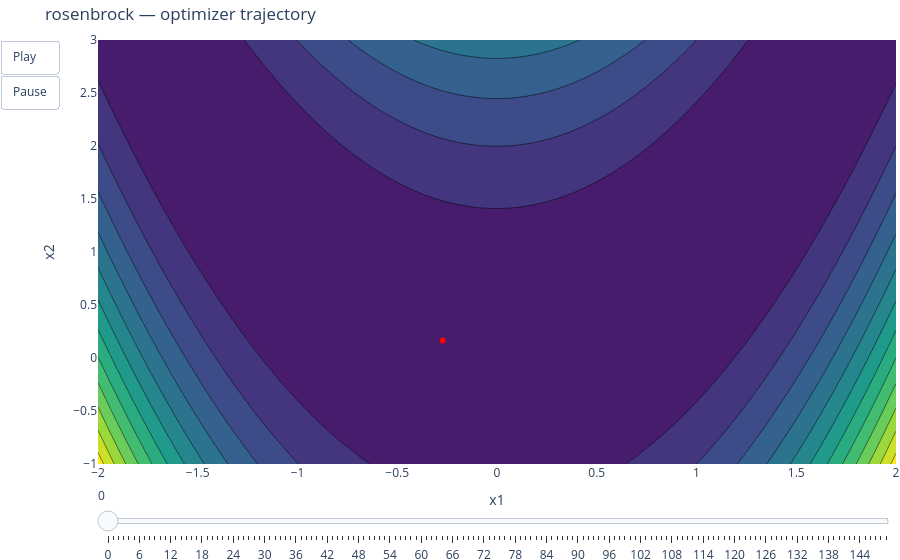

Here is the notebook cell this chart was saved with:
### Code cell
plot_contour_with_trajectory(L.rosenbrock, result).show()

### Figure 1 — Plotly figure (JSON) as saved in the notebook; plotly's stock layout.template omitted (floating-point values rounded to 4 significant figures; data arrays with more than 128 entries replaced by an {"elided": "..."} marker saying what was removed)
{"data": [{"colorscale": [[0.0, "#440154"], [0.1111, "#482878"], [0.2222, "#3e4989"], [0.3333, "#31688e"], [0.4444, "#26828e"], [0.5556, "#1f9e89"], [0.6667, "#35b779"], [0.7778, "#6ece58"], [0.8889, "#b5de2b"], [1.0, "#fde725"]], "showscale": false, "type": "contour", "x": {"elided": "200 float values"}, "y": {"elided": "200 float values"}, "z": {"elided": "200x200 float values"}}, {"line": {"color": "red"}, "marker": {"color": "red", "size": 6}, "mode": "lines+markers", "type": "scatter", "x": [-0.2722], "y": [0.1649]}], "layout": {"margin": {"b": 0, "l": 0, "r": 0, "t": 40}, "sliders": [{"steps": [{"args": [["0"], {"frame": {"duration": 0, "redraw": true}, "mode": "immediate"}], "label": "0", "method": "animate"}, {"args": [["1"], {"frame": {"duration": 0, "redraw": true}, "mode": "immediate"}], "label": "1", "method": "animate"}, {"args": [["2"], {"frame": {"duration": 0, "redraw": true}, "mode": "immediate"}], "label": "2", "method": "animate"}, {"args": [["3"], {"frame": {"duration": 0, "redraw": true}, "mode": "immediate"}], "label": "3", "method": "animate"}, {"args": [["4"], {"frame": {"duration": 0, "redraw": true}, "mode": "immediate"}], "label": "4", "method": "animate"}, {"args": [["5"], {"frame": {"duration": 0, "redraw": true}, "mode": "immediate"}], "label": "5", "method": "animate"}, {"args": [["6"], {"frame": {"duration": 0, "redraw": true}, "mode": "immediate"}], "label": "6", "method": "animate"}, {"args": [["7"], {"frame": {"duration": 0, "redraw": true}, "mode": "immediate"}], "label": "7", "method": "animate"}, {"args": [["8"], {"frame": {"duration": 0, "redraw": true}, "mode": "immediate"}], "label": "8", "method": "animate"}, {"args": [["9"], {"frame": {"duration": 0, "redraw": true}, "mode": "immediate"}], "label": "9", "method": "animate"}, {"args": [["10"], {"frame": {"duration": 0, "redraw": true}, "mode": "immediate"}], "label": "10", "method": "animate"}, {"args": [["11"], {"frame": {"duration": 0, "redraw": true}, "mode": "immediate"}], "label": "11", "method": "animate"}, {"args": [["12"], {"frame": {"duration": 0, "redraw": true}, "mode": "immediate"}], "label": "12", "method": "animate"}, {"args": [["13"], {"frame": {"duration": 0, "redraw": true}, "mode": "immediate"}], "label": "13", "method": "animate"}, {"args": [["14"], {"frame": {"duration": 0, "redraw": true}, "mode": "immediate"}], "label": "14", "method": "animate"}, {"args": [["15"], {"frame": {"duration": 0, "redraw": true}, "mode": "immediate"}], "label": "15", "method": "animate"}, {"args": [["16"], {"frame": {"duration": 0, "redraw": true}, "mode": "immediate"}], "label": "16", "method": "animate"}, {"args": [["17"], {"frame": {"duration": 0, "redraw": true}, "mode": "immediate"}], "label": "17", "method": "animate"}, {"args": [["18"], {"frame": {"duration": 0, "redraw": true}, "mode": "immediate"}], "label": "18", "method": "animate"}, {"args": [["19"], {"frame": {"duration": 0, "redraw": true}, "mode": "immediate"}], "label": "19", "method": "animate"}, {"args": [["20"], {"frame": {"duration": 0, "redraw": true}, "mode": "immediate"}], "label": "20", "method": "animate"}, {"args": [["21"], {"frame": {"duration": 0, "redraw": true}, "mode": "immediate"}], "label": "21", "method": "animate"}, {"args": [["22"], {"frame": {"duration": 0, "redraw": true}, "mode": "immediate"}], "label": "22", "method": "animate"}, {"args": [["23"], {"frame": {"duration": 0, "redraw": true}, "mode": "immediate"}], "label": "23", "method": "animate"}, {"args": [["24"], {"frame": {"duration": 0, "redraw": true}, "mode": "immediate"}], "label": "24", "method": "animate"}, {"args": [["25"], {"frame": {"duration": 0, "redraw": true}, "mode": "immediate"}], "label": "25", "method": "animate"}, {"args": [["26"], {"frame": {"duration": 0, "redraw": true}, "mode": "immediate"}], "label": "26", "method": "animate"}, {"args": [["27"], {"frame": {"duration": 0, "redraw": true}, "mode": "immediate"}], "label": "27", "method": "animate"}, {"args": [["28"], {"frame": {"duration": 0, "redraw": true}, "mode": "immediate"}], "label": "28", "method": "animate"}, {"args": [["29"], {"frame": {"duration": 0, "redraw": true}, "mode": "immediate"}], "label": "29", "method": "animate"}, {"args": [["30"], {"frame": {"duration": 0, "redraw": true}, "mode": "immediate"}], "label": "30", "method": "animate"}, {"args": [["31"], {"frame": {"duration": 0, "redraw": true}, "mode": "immediate"}], "label": "31", "method": "animate"}, {"args": [["32"], {"frame": {"duration": 0, "redraw": true}, "mode": "immediate"}], "label": "32", "method": "animate"}, {"args": [["33"], {"frame": {"duration": 0, "redraw": true}, "mode": "immediate"}], "label": "33", "method": "animate"}, {"args": [["34"], {"frame": {"duration": 0, "redraw": true}, "mode": "immediate"}], "label": "34", "method": "animate"}, {"args": [["35"], {"frame": {"duration": 0, "redraw": true}, "mode": "immediate"}], "label": "35", "method": "animate"}, {"args": [["36"], {"frame": {"duration": 0, "redraw": true}, "mode": "immediate"}], "label": "36", "method": "animate"}, {"args": [["37"], {"frame": {"duration": 0, "redraw": true}, "mode": "immediate"}], "label": "37", "method": "animate"}, {"args": [["38"], {"frame": {"duration": 0, "redraw": true}, "mode": "immediate"}], "label": "38", "method": "animate"}, {"args": [["39"], {"frame": {"duration": 0, "redraw": true}, "mode": "immediate"}], "label": "39", "method": "animate"}, {"args": [["40"], {"frame": {"duration": 0, "redraw": true}, "mode": "immediate"}], "label": "40", "method": "animate"}, {"args": [["41"], {"frame": {"duration": 0, "redraw": true}, "mode": "immediate"}], "label": "41", "method": "animate"}, {"args": [["42"], {"frame": {"duration": 0, "redraw": true}, "mode": "immediate"}], "label": "42", "method": "animate"}, {"args": [["43"], {"frame": {"duration": 0, "redraw": true}, "mode": "immediate"}], "label": "43", "method": "animate"}, {"args": [["44"], {"frame": {"duration": 0, "redraw": true}, "mode": "immediate"}], "label": "44", "method": "animate"}, {"args": [["45"], {"frame": {"duration": 0, "redraw": true}, "mode": "immediate"}], "label": "45", "method": "animate"}, {"args": [["46"], {"frame": {"duration": 0, "redraw": true}, "mode": "immediate"}], "label": "46", "method": "animate"}, {"args": [["47"], {"frame": {"duration": 0, "redraw": true}, "mode": "immediate"}], "label": "47", "method": "animate"}, {"args": [["48"], {"frame": {"duration": 0, "redraw": true}, "mode": "immediate"}], "label": "48", "method": "animate"}, {"args": [["49"], {"frame": {"duration": 0, "redraw": true}, "mode": "immediate"}], "label": "49", "method": "animate"}, {"args": [["50"], {"frame": {"duration": 0, "redraw": true}, "mode": "immediate"}], "label": "50", "method": "animate"}, {"args": [["51"], {"frame": {"duration": 0, "redraw": true}, "mode": "immediate"}], "label": "51", "method": "animate"}, {"args": [["52"], {"frame": {"duration": 0, "redraw": true}, "mode": "immediate"}], "label": "52", "method": "animate"}, {"args": [["53"], {"frame": {"duration": 0, "redraw": true}, "mode": "immediate"}], "label": "53", "method": "animate"}, {"args": [["54"], {"frame": {"duration": 0, "redraw": true}, "mode": "immediate"}], "label": "54", "method": "animate"}, {"args": [["55"], {"frame": {"duration": 0, "redraw": true}, "mode": "immediate"}], "label": "55", "method": "animate"}, {"args": [["56"], {"frame": {"duration": 0, "redraw": true}, "mode": "immediate"}], "label": "56", "method": "animate"}, {"args": [["57"], {"frame": {"duration": 0, "redraw": true}, "mode": "immediate"}], "label": "57", "method": "animate"}, {"args": [["58"], {"frame": {"duration": 0, "redraw": true}, "mode": "immediate"}], "label": "58", "method": "animate"}, {"args": [["59"], {"frame": {"duration": 0, "redraw": true}, "mode": "immediate"}], "label": "59", "method": "animate"}, {"args": [["60"], {"frame": {"duration": 0, "redraw": true}, "mode": "immediate"}], "label": "60", "method": "animate"}, {"args": [["61"], {"frame": {"duration": 0, "redraw": true}, "mode": "immediate"}], "label": "61", "method": "animate"}, {"args": [["62"], {"frame": {"duration": 0, "redraw": true}, "mode": "immediate"}], "label": "62", "method": "animate"}, {"args": [["63"], {"frame": {"duration": 0, "redraw": true}, "mode": "immediate"}], "label": "63", "method": "animate"}, {"args": [["64"], {"frame": {"duration": 0, "redraw": true}, "mode": "immediate"}], "label": "64", "method": "animate"}, {"args": [["65"], {"frame": {"duration": 0, "redraw": true}, "mode": "immediate"}], "label": "65", "method": "animate"}, {"args": [["66"], {"frame": {"duration": 0, "redraw": true}, "mode": "immediate"}], "label": "66", "method": "animate"}, {"args": [["67"], {"frame": {"duration": 0, "redraw": true}, "mode": "immediate"}], "label": "67", "method": "animate"}, {"args": [["68"], {"frame": {"duration": 0, "redraw": true}, "mode": "immediate"}], "label": "68", "method": "animate"}, {"args": [["69"], {"frame": {"duration": 0, "redraw": true}, "mode": "immediate"}], "label": "69", "method": "animate"}, {"args": [["70"], {"frame": {"duration": 0, "redraw": true}, "mode": "immediate"}], "label": "70", "method": "animate"}, {"args": [["71"], {"frame": {"duration": 0, "redraw": true}, "mode": "immediate"}], "label": "71", "method": "animate"}, {"args": [["72"], {"frame": {"duration": 0, "redraw": true}, "mode": "immediate"}], "label": "72", "method": "animate"}, {"args": [["73"], {"frame": {"duration": 0, "redraw": true}, "mode": "immediate"}], "label": "73", "method": "animate"}, {"args": [["74"], {"frame": {"duration": 0, "redraw": true}, "mode": "immediate"}], "label": "74", "method": "animate"}, {"args": [["75"], {"frame": {"duration": 0, "redraw": true}, "mode": "immediate"}], "label": "75", "method": "animate"}, {"args": [["76"], {"frame": {"duration": 0, "redraw": true}, "mode": "immediate"}], "label": "76", "method": "animate"}, {"args": [["77"], {"frame": {"duration": 0, "redraw": true}, "mode": "immediate"}], "label": "77", "method": "animate"}, {"args": [["78"], {"frame": {"duration": 0, "redraw": true}, "mode": "immediate"}], "label": "78", "method": "animate"}, {"args": [["79"], {"frame": {"duration": 0, "redraw": true}, "mode": "immediate"}], "label": "79", "method": "animate"}, {"args": [["80"], {"frame": {"duration": 0, "redraw": true}, "mode": "immediate"}], "label": "80", "method": "animate"}, {"args": [["81"], {"frame": {"duration": 0, "redraw": true}, "mode": "immediate"}], "label": "81", "method": "animate"}, {"args": [["82"], {"frame": {"duration": 0, "redraw": true}, "mode": "immediate"}], "label": "82", "method": "animate"}, {"args": [["83"], {"frame": {"duration": 0, "redraw": true}, "mode": "immediate"}], "label": "83", "method": "animate"}, {"args": [["84"], {"frame": {"duration": 0, "redraw": true}, "mode": "immediate"}], "label": "84", "method": "animate"}, {"args": [["85"], {"frame": {"duration": 0, "redraw": true}, "mode": "immediate"}], "label": "85", "method": "animate"}, {"args": [["86"], {"frame": {"duration": 0, "redraw": true}, "mode": "immediate"}], "label": "86", "method": "animate"}, {"args": [["87"], {"frame": {"duration": 0, "redraw": true}, "mode": "immediate"}], "label": "87", "method": "animate"}, {"args": [["88"], {"frame": {"duration": 0, "redraw": true}, "mode": "immediate"}], "label": "88", "method": "animate"}, {"args": [["89"], {"frame": {"duration": 0, "redraw": true}, "mode": "immediate"}], "label": "89", "method": "animate"}, {"args": [["90"], {"frame": {"duration": 0, "redraw": true}, "mode": "immediate"}], "label": "90", "method": "animate"}, {"args": [["91"], {"frame": {"duration": 0, "redraw": true}, "mode": "immediate"}], "label": "91", "method": "animate"}, {"args": [["92"], {"frame": {"duration": 0, "redraw": true}, "mode": "immediate"}], "label": "92", "method": "animate"}, {"args": [["93"], {"frame": {"duration": 0, "redraw": true}, "mode": "immediate"}], "label": "93", "method": "animate"}, {"args": [["94"], {"frame": {"duration": 0, "redraw": true}, "mode": "immediate"}], "label": "94", "method": "animate"}, {"args": [["95"], {"frame": {"duration": 0, "redraw": true}, "mode": "immediate"}], "label": "95", "method": "animate"}, {"args": [["96"], {"frame": {"duration": 0, "redraw": true}, "mode": "immediate"}], "label": "96", "method": "animate"}, {"args": [["97"], {"frame": {"duration": 0, "redraw": true}, "mode": "immediate"}], "label": "97", "method": "animate"}, {"args": [["98"], {"frame": {"duration": 0, "redraw": true}, "mode": "immediate"}], "label": "98", "method": "animate"}, {"args": [["99"], {"frame": {"duration": 0, "redraw": true}, "mode": "immediate"}], "label": "99", "method": "animate"}, {"args": [["100"], {"frame": {"duration": 0, "redraw": true}, "mode": "immediate"}], "label": "100", "method": "animate"}, {"args": [["101"], {"frame": {"duration": 0, "redraw": true}, "mode": "immediate"}], "label": "101", "method": "animate"}, {"args": [["102"], {"frame": {"duration": 0, "redraw": true}, "mode": "immediate"}], "label": "102", "method": "animate"}, {"args": [["103"], {"frame": {"duration": 0, "redraw": true}, "mode": "immediate"}], "label": "103", "method": "animate"}, {"args": [["104"], {"frame": {"duration": 0, "redraw": true}, "mode": "immediate"}], "label": "104", "method": "animate"}, {"args": [["105"], {"frame": {"duration": 0, "redraw": true}, "mode": "immediate"}], "label": "105", "method": "animate"}, {"args": [["106"], {"frame": {"duration": 0, "redraw": true}, "mode": "immediate"}], "label": "106", "method": "animate"}, {"args": [["107"], {"frame": {"duration": 0, "redraw": true}, "mode": "immediate"}], "label": "107", "method": "animate"}, {"args": [["108"], {"frame": {"duration": 0, "redraw": true}, "mode": "immediate"}], "label": "108", "method": "animate"}, {"args": [["109"], {"frame": {"duration": 0, "redraw": true}, "mode": "immediate"}], "label": "109", "method": "animate"}, {"args": [["110"], {"frame": {"duration": 0, "redraw": true}, "mode": "immediate"}], "label": "110", "method": "animate"}, {"args": [["111"], {"frame": {"duration": 0, "redraw": true}, "mode": "immediate"}], "label": "111", "method": "animate"}, {"args": [["112"], {"frame": {"duration": 0, "redraw": true}, "mode": "immediate"}], "label": "112", "method": "animate"}, {"args": [["113"], {"frame": {"duration": 0, "redraw": true}, "mode": "immediate"}], "label": "113", "method": "animate"}, {"args": [["114"], {"frame": {"duration": 0, "redraw": true}, "mode": "immediate"}], "label": "114", "method": "animate"}, {"args": [["115"], {"frame": {"duration": 0, "redraw": true}, "mode": "immediate"}], "label": "115", "method": "animate"}, {"args": [["116"], {"frame": {"duration": 0, "redraw": true}, "mode": "immediate"}], "label": "116", "method": "animate"}, {"args": [["117"], {"frame": {"duration": 0, "redraw": true}, "mode": "immediate"}], "label": "117", "method": "animate"}, {"args": [["118"], {"frame": {"duration": 0, "redraw": true}, "mode": "immediate"}], "label": "118", "method": "animate"}, {"args": [["119"], {"frame": {"duration": 0, "redraw": true}, "mode": "immediate"}], "label": "119", "method": "animate"}, {"args": [["120"], {"frame": {"duration": 0, "redraw": true}, "mode": "immediate"}], "label": "120", "method": "animate"}, {"args": [["121"], {"frame": {"duration": 0, "redraw": true}, "mode": "immediate"}], "label": "121", "method": "animate"}, {"args": [["122"], {"frame": {"duration": 0, "redraw": true}, "mode": "immediate"}], "label": "122", "method": "animate"}, {"args": [["123"], {"frame": {"duration": 0, "redraw": true}, "mode": "immediate"}], "label": "123", "method": "animate"}, {"args": [["124"], {"frame": {"duration": 0, "redraw": true}, "mode": "immediate"}], "label": "124", "method": "animate"}, {"args": [["125"], {"frame": {"duration": 0, "redraw": true}, "mode": "immediate"}], "label": "125", "method": "animate"}, {"args": [["126"], {"frame": {"duration": 0, "redraw": true}, "mode": "immediate"}], "label": "126", "method": "animate"}, {"args": [["127"], {"frame": {"duration": 0, "redraw": true}, "mode": "immediate"}], "label": "127", "method": "animate"}, {"args": [["128"], {"frame": {"duration": 0, "redraw": true}, "mode": "immediate"}], "label": "128", "method": "animate"}, {"args": [["129"], {"frame": {"duration": 0, "redraw": true}, "mode": "immediate"}], "label": "129", "method": "animate"}, {"args": [["130"], {"frame": {"duration": 0, "redraw": true}, "mode": "immediate"}], "label": "130", "method": "animate"}, {"args": [["131"], {"frame": {"duration": 0, "redraw": true}, "mode": "immediate"}], "label": "131", "method": "animate"}, {"args": [["132"], {"frame": {"duration": 0, "redraw": true}, "mode": "immediate"}], "label": "132", "method": "animate"}, {"args": [["133"], {"frame": {"duration": 0, "redraw": true}, "mode": "immediate"}], "label": "133", "method": "animate"}, {"args": [["134"], {"frame": {"duration": 0, "redraw": true}, "mode": "immediate"}], "label": "134", "method": "animate"}, {"args": [["135"], {"frame": {"duration": 0, "redraw": true}, "mode": "immediate"}], "label": "135", "method": "animate"}, {"args": [["136"], {"frame": {"duration": 0, "redraw": true}, "mode": "immediate"}], "label": "136", "method": "animate"}, {"args": [["137"], {"frame": {"duration": 0, "redraw": true}, "mode": "immediate"}], "label": "137", "method": "animate"}, {"args": [["138"], {"frame": {"duration": 0, "redraw": true}, "mode": "immediate"}], "label": "138", "method": "animate"}, {"args": [["139"], {"frame": {"duration": 0, "redraw": true}, "mode": "immediate"}], "label": "139", "method": "animate"}, {"args": [["140"], {"frame": {"duration": 0, "redraw": true}, "mode": "immediate"}], "label": "140", "method": "animate"}, {"args": [["141"], {"frame": {"duration": 0, "redraw": true}, "mode": "immediate"}], "label": "141", "method": "animate"}, {"args": [["142"], {"frame": {"duration": 0, "redraw": true}, "mode": "immediate"}], "label": "142", "method": "animate"}, {"args": [["143"], {"frame": {"duration": 0, "redraw": true}, "mode": "immediate"}], "label": "143", "method": "animate"}, {"args": [["144"], {"frame": {"duration": 0, "redraw": true}, "mode": "immediate"}], "label": "144", "method": "animate"}, {"args": [["145"], {"frame": {"duration": 0, "redraw": true}, "mode": "immediate"}], "label": "145", "method": "animate"}, {"args": [["146"], {"frame": {"duration": 0, "redraw": true}, "mode": "immediate"}], "label": "146", "method": "animate"}, {"args": [["147"], {"frame": {"duration": 0, "redraw": true}, "mode": "immediate"}], "label": "147", "method": "animate"}, {"args": [["148"], {"frame": {"duration": 0, "redraw": true}, "mode": "immediate"}], "label": "148", "method": "animate"}, {"args": [["149"], {"frame": {"duration": 0, "redraw": true}, "mode": "immediate"}], "label": "149", "method": "animate"}]}], "title": {"text": "rosenbrock — optimizer trajectory"}, "updatemenus": [{"buttons": [{"args": [null, {"frame": {"duration": 80, "redraw": true}, "fromcurrent": true}], "label": "Play", "method": "animate"}, {"args": [[null], {"frame": {"duration": 0, "redraw": false}, "mode": "immediate"}], "label": "Pause", "method": "animate"}], "showactive": false, "type": "buttons"}], "xaxis": {"title": {"text": "x1"}}, "yaxis": {"title": {"text": "x2"}}}}
